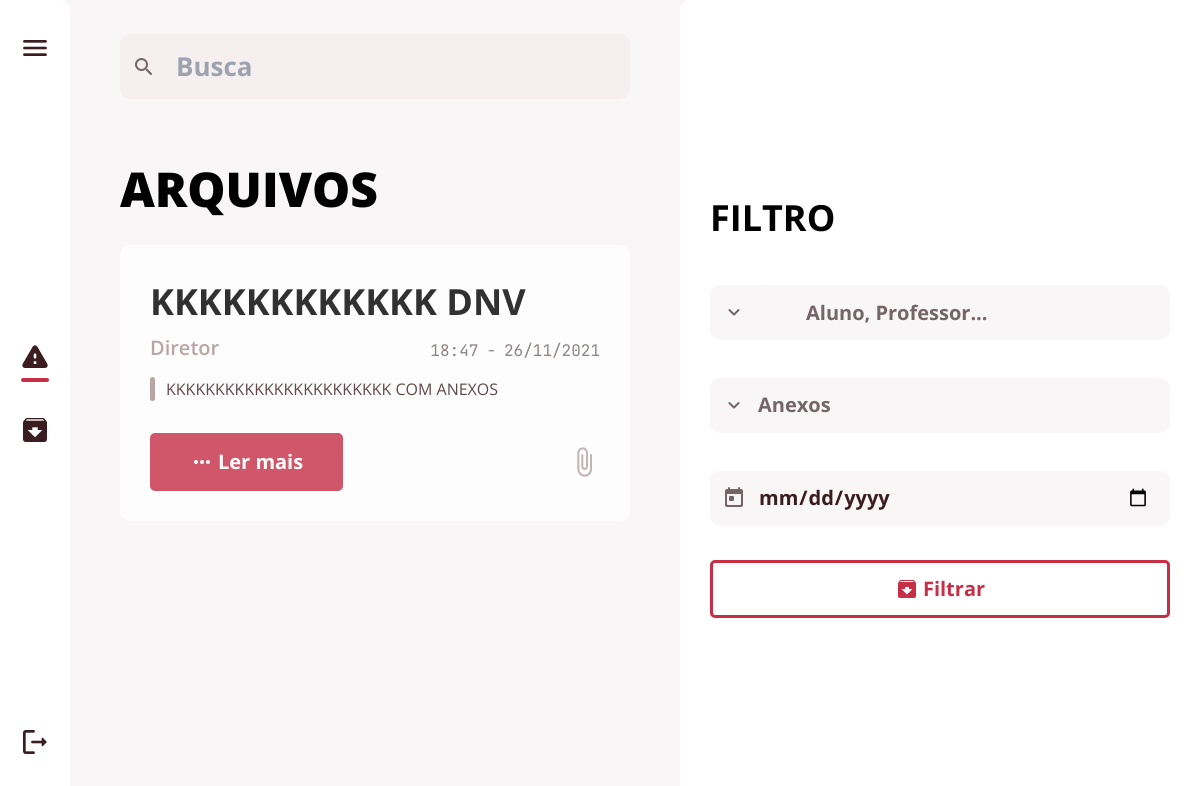
/arquivos (signed in), run on the app's committed database.
### app/database/models.py (models this page shows, shortened)
class Postagem(db.Model):
    __tablename__ = "postagem"
    id = db.Column(db.Integer, primary_key=True, autoincrement=True)
    titulo = db.Column(db.String(150), nullable=False)
    texto = db.Column(db.String(150), nullable=False)
    data = db.Column(db.DateTime, default=datetime.now)
    image = db.Column(db.String(150), default="sem imagem")
    mimetype = db.Column(db.Text)
    postagem_arquivada = db.relationship('Arquivadas')
    user_id = db.Column(db.Integer, db.ForeignKey('user.id'))
    destinatario = db.relationship('Papel',
                                   secondary=postagem_papel_tabela,
                                   back_populates='postagem')
    curso = db.relationship('Curso',
                            secondary=postagem_curso_tabela,
                            back_populates='postagem')

class Papel(db.Model):
    __tablename__ = "papel"
    id = db.Column(db.Integer, primary_key=True, autoincrement=True)
    nome = db.Column(db.String(150), unique=True, nullable=False)
    pode_editar = db.Column(db.Boolean, default=0)
    admin = db.Column(db.Boolean, default=0)
    postagem = db.relationship('Postagem',
                               secondary=postagem_papel_tabela,
                               back_populates='destinatario')
    user = db.relationship('User',
                           secondary=user_papel_tabela,
                           back_populates='papeis')
    def __repr__(self):
        return self.nome

### app/view.py (the view)
@ routes.route('/arquivos', methods=['POST', 'GET'])
@ login_required
def archive():
    filtro = FiltroForm()
    post = db.session.query(Postagem).join(Postagem.destinatario).join(
        Papel.user).join(Arquivadas).filter(User.id == user.id).filter(Postagem.id == Arquivadas.arquivada).order_by(Postagem.data.desc())
    posts = db.session.query(Postagem).join(Postagem.destinatario).join(
        Papel.user).join(Arquivadas).filter(User.id == user.id).filter(Postagem.id == Arquivadas.arquivada).order_by(Postagem.data.desc()).all()
    filtro_data = request.form.get("data")
    filtro_papel = filtro.filtro_papel.data
    filtro_curso = filtro.filtro_curso.data
    filtro_anexo = request.form.get("anexos")
    busca = request.form.get("busca")
    if busca:
        busca = f"%{busca}%"
        post = post.filter(Postagem.titulo.like(busca))
    if filtro_data:
        filtro_data = f"%{filtro_data}%"
        post = post.filter(Postagem.data.like(filtro_data))
    if filtro_papel:
        filtro_papel = list(map(int, filtro_papel))
        papel_userid = tupleToList(db.session.query(User.id).join(
            Papel.user).filter(Papel.id.in_(filtro_papel)).all())
        print('oi')
        post = post.filter(Postagem.user_id.in_(papel_userid))
    if filtro_curso:
        filtro_curso = list(map(int, filtro_curso))
        post = post.filter(Curso.id.in_(filtro_curso))
    if filtro_anexo == '1':
        post = post.filter(Postagem.image != '')
    if filtro_anexo == '2':
        post = post.filter(Postagem.image == '')
    posts = post.all()
    return render_template('arquivos.html', user=user, posts=posts, user_edit=user_edit(), remetente=remetente, remetente_nome=remetente_nome, filtro=filtro)

### app/formulario/registerForm.py
class FiltroForm(FlaskForm):
    filtro_papel = ChosenSelectMultipleField("Enviar para", choices=[])
    filtro_curso = ChosenSelectMultipleField("Para o curso", choices=[])
    def __init__(self, *args, **kwargs):
        super().__init__(*args, **kwargs)
        self.filtro_papel.choices = [(papel.id, papel.nome)
                                     for papel in Papel.query.join(Papel.user).filter(Papel.nome != 'Funcionario').all()]
        self.filtro_curso.choices = [(curso.id, curso.nome_curso)
                                     for curso in Curso.query.join(Curso.user).filter(User.id != current_user.id).all()]

### app/controller.py (called while the page is built)
def user_edit():
    user_edit = tupleToList(db.session.query(Papel.pode_editar).join(
        Papel.user).filter(User.id == user.id).all())
    for edit in user_edit:
        if edit:
            return True
    return False

def tupleToString(tupla):
    return ', '.join(map(str, tupla))

def remetente(userid):
    return tupleToString(db.session.query(Papel).join(
        Papel.user).filter(User.id == userid).filter(Papel.nome != 'Funcionario').all())

def remetente_nome(userid):
    return tupleToString(db.session.query(User.nome).filter(User.id == userid).first())

def tupleToList(tupla):
    return [id for id, in tupla]

### app/database/models.py (called while the page is built)
    def is_admin(self):
        admin = [role.admin for role in self.papeis]
        for adm in admin:
            if adm:
                return True
        return False

### app/formulario/chosenSelect.py (called while the page is built)
def _add_chosen_class(kwargs):
    if 'render_kw' in kwargs:
        if 'class' in kwargs['render_kw']:
            kwargs['render_kw']['class'] += ' chosen-select'
        else:
            kwargs['render_kw']['class'] = 'chosen-select'
    else:
        kwargs['render_kw'] = {'class': 'chosen-select'}

### app/templates/arquivos.html (shortened to what this page needs)
{% extends 'base.html' %}
{% block head %}
<link rel="stylesheet" href="{{url_for('static', filename='style/arquivos.css')}}">
{% endblock %}
{% block main_text %}ARQUIVOS{% endblock %}
{% block main %}
{% for post in posts %}
<div class="card-box">
  <h2 class="title-text">{{ post.titulo }}</h2>
  <div class="text-title-area">
    <h3 class="sender-papel">{{ remetente(post.user_id) }}</h3>
    <div class="send-date">
      <p class="hour">{{ post.data.strftime('%H:%M') }}</p>
      <p class="date">{{ post.data.strftime('%d/%m/%Y') }}</p>
    </div>
  </div>
  <div class="text-area text-area--short">
    <p>{{ post.texto }}</p>
  </div>
  <div class="bottom-buttons">
    <button class="F-btn btn btn-full" onClick="abrirPopup({{ post.id }})">
      <span class="material-icons-round">more_horiz</span>
      <p>Ler mais</p>
    </button>
    {% if post.image %}
    <span class="material-icons-round card-icon">
      attach_file
    </span>
    {% endif %}
  </div>
</div>
{% endfor %}
{% endblock %}

### app/static/style/base.css (style rules this page uses)
* { margin: 0; padding: 0; box-sizing: border-box; }
:root { --card-bg-color:#fff; --primary-bg-color:#f9f6f7; --secondary-bg-color:#f5eff0; --headline-text-color:#000; --primary-text-color:#3b1d21; --secondary-text-color:#746668; --btn-text-color:#fff; --faded-text-color:#aa8f90; --faded-icon-color:#b4a2a4; --primary-accent-color:#c62f45; --h1-font-size:3rem; --h2-font-size:2.25rem; --h3-font-size:1.25rem; --h4-font-size:0.70rem; --p-font-size:1rem; --menu-font-size:1.75rem; --search-font-size:1.625rem; --regular:400; --medium:500; --semi-bold:600; --bold:700; --extra-bold:900; --small-icon:1.5rem; --medium-icon:2rem; --big-icon:3.5rem; --extra-big-icon:15rem; --search-icon:1.75rem; --main-border-radius:10px; --button-border-radius:5px; --default-gap: 30px; }
body { font-family: 'Open Sans', sans-serif; }
button { background: none; border: none; }
.btn { font-family: 'Open Sans', sans-serif; font-size: var(--h3-font-size); font-weight: var(--bold); padding: .7em 2em .7em 2em; display: flex; align-items: center; gap: .2em; border-radius: var(--button-border-radius); cursor:pointer; white-space: nowrap; }
.btn p { float: left; }
.btn span { float: left; font-size: var(--small-icon) }
button { cursor: pointer; }
.btn-full { background-color: var(--primary-accent-color); color:var(--btn-text-color); }
body { background-color: var(--primary-bg-color); }
.card-box { margin-top: 20px; width: 100%; height: auto; background-color: var(--card-bg-color); padding: 30px; border-radius: var(--main-border-radius); }
.text-title-area { flex-direction: row; display: flex; align-items: flex-end; justify-content: space-between; }
.title-text { font-size: var(--h2-font-size); font-weight: var(--bold); }
.sender-papel { line-height: 1.9em; font-size: var(--h3-font-size); font-weight: var(--semi-bold); flex: auto; color: var(--faded-text-color); }
.send-date { display: flex; }
.send-date .hour::after { content: '-'; margin: 0 .5em; }
.send-date p { font-weight: var(--regular); line-height: 2em; color: var(--secondary-text-color); font-family: 'JetBrains Mono', monospace; }
.text-area { margin-top: 10px; color: var(--primary-text-color); }
.text-area p { position: relative; padding-left: 1em; font-weight: var(--regular); }
.text-area--short p { word-wrap: break-word; overflow: hidden; display: -webkit-box; -webkit-line-clamp: 7; -webkit-box-orient: vertical; text-overflow: ellipsis; }
.text-area p::before { content: ''; height: 100%; width: .3em; background-color: var(--faded-text-color); display: inline-block; left:0; position: absolute; border-radius: 3em; }
.bottom-buttons { display: flex; gap:1.5em; margin-top: 2em; align-items: center; }
.bottom-buttons .card-icon { font-size: var(--medium-icon); flex: auto; text-align: end; color: var(--faded-icon-color); }
@media screen and (max-width: 1200px) { :root { --extra-big-icon: 10em; } }

### app/static/style/arquivos.css (style rules this page uses)
.card-box { filter: opacity(80%); }

### data on the page
Postagem: titulo "KKKKKKKKKKKK DNV", data "18:47", data "26/11/2021", texto "KKKKKKKKKKKKKKKKKKKKKKK COM ANEXOS", shows "attach_file"
Papel: nome "Diretor"
